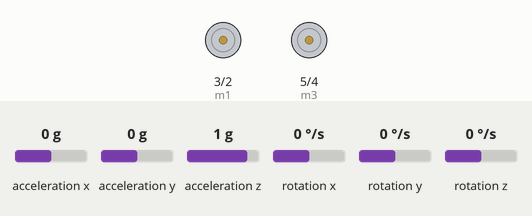
Simulated run of this sketch. Board: Arduino Uno, built with avr-gcc and run on an emulated ATmega328P. Parts: motor-driver pin pairs drawn as motors (green arrow = first pin HIGH = forward, orange = second pin HIGH = backward, longer = more drive, scaled by the enable pin). Inputs (shaded band) come from the test bench; at power-on: rotation y 0 °/s, acceleration x 0 g, acceleration y 0 g, acceleration z 1 g, rotation x 0 °/s, rotation z 0 °/s. What the sketch prints to the serial monitor is not drawn.

Above: at 1.2 s.
1.3 s: rotation y set to 7 °/s
At 3.0 s:
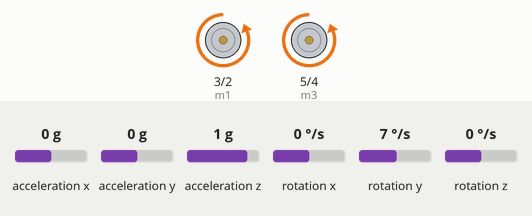
3.7 s: rotation y set to -192 °/s
At 5.0 s:
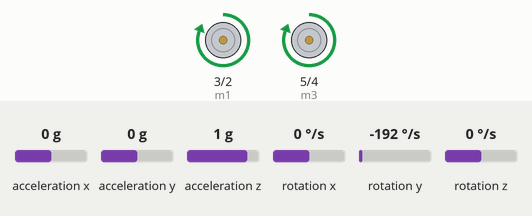
5.3 s: rotation y set to 192 °/s
At 6.79 s:
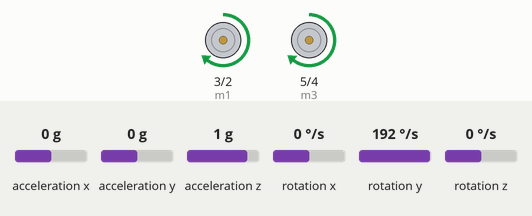
Timing chart, 0 to 8.3 s (numbered marks = the images above; inputs shaded):
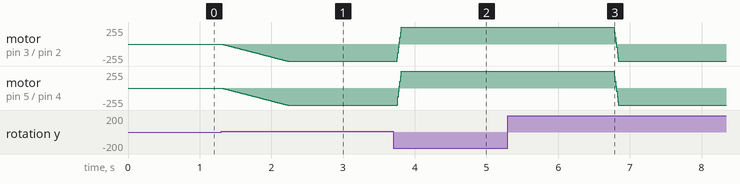

Measured:
- after the input at 1.3 s, motor on pin 3 (m1) / pin 2 (m2), motor on pin 5 (m3) / pin 4 (m4): moves from stopped to backward 255/255 over 0.92 s, starting at once
- after the input at 3.7 s, motor on pin 3 (m1) / pin 2 (m2), motor on pin 5 (m3) / pin 4 (m4): backward 255/255 → forward 255/255 after 0.06 s
- after the input at 5.3 s, motor on pin 3 (m1) / pin 2 (m2), motor on pin 5 (m3) / pin 4 (m4): forward 255/255 → backward 255/255 after 1.5 s

The sketch:

motors.ino
```cpp
#define m1 3
#define m2 2
#define m3 5
#define m4 4
#define pwm1 10
#define pwm2 11
#include <Wire.h>
#include <MPU6050.h>
//%%%%%%%%%%%%%%%%%%%%%%%%%%%%%%%%%%%%%%%%%%%%%%%%%%%%%%%%%%%%%%%%%%%%%%%%%%%%%%%%%%%%%%%%%%%%%
MPU6050 mpu;
float e;
unsigned long timer = 0;
float timeStep = 0.01;
float pitch = 0;
//%%%%%%%%%%%%%%%%%%%%%%%%%%%%%%%%%%%%%%%%%%%%%%%%%%%%%%%%%%%%%%%%%%%%%%%%%%%%%%%%%%%%%%%%%%%%%
void setup() {
Serial.begin(115200);
//%%%%%%%%%%%%%%%%%%%%%%%%%%%%%%%%%%%%%%%%%%%%%%%%%%%%%%%%%%%%%%%%%%%%%%%%%%%%%%%%%%%%%%%%%%%%%
pinMode(m1,OUTPUT);
pinMode(m2,OUTPUT);
pinMode(m3,OUTPUT);
pinMode(m4,OUTPUT);
pinMode(pwm1,OUTPUT);
pinMode(pwm2,OUTPUT);
//%%%%%%%%%%%%%%%%%%%%%%%%%%%%%%%%%%%%%%%%%%%%%%%%%%%%%%%%%%%%%%%%%%%%%%%%%%%%%%%%%%%%%%%%%%%%%
  while(!mpu.begin(MPU6050_SCALE_2000DPS, MPU6050_RANGE_2G)){
    Serial.println("Could not find a valid MPU6050 sensor, check wiring!");
    delay(500);
  }
//%%%%%%%%%%%%%%%%%%%%%%%%%%%%%%%%%%%%%%%%%%%%%%%%%%%%%%%%%%%%%%%%%%%%%%%%%%%%%%%%%%%%%%%%%%%%%
  mpu.calibrateGyro();
  mpu.setThreshold(3);
}
//%%%%%%%%%%%%%%%%%%%%%%%%%%%%%%%%%%%%%%%%%%%%%%%%%%%%%%%%%%%%%%%%%%%%%%%%%%%%%%%%%%%%%%%%%%%%%
void loop() {
timer = millis();
Vector norm = mpu.readNormalizeGyro();
 pitch = pitch + norm.YAxis * timeStep;
  e = 0 - pitch;
  float u =  40 * e;
  motor(u);
  Serial.println("pitch =");
  Serial.println(pitch);
  delay((timeStep*1000) - (millis() - timer));
}
//%%%%%%%%%%%%%%%%%%%%%%%%%%%%%%%%%%%%%%%%%%%%%%%%%%%%%%%%%%%%%%%%%%%%%%%%%%%%%%%%%%%%%%%%%%%%%
void motor(float pwm){
  if(pwm > 255){
    pwm = 255;}
  if(pwm < (-255) ){
    pwm = (-255);}
    if(pwm > 255){
    pwm = 255;}
  if(pwm < (-255) ){
    pwm = (-255);}
   if(pwm > 0){
    digitalWrite(m1,HIGH);
    digitalWrite(m2,LOW);
    digitalWrite(m3,HIGH);
    digitalWrite(m4,LOW);
    analogWrite(pwm1,pwm);
    analogWrite(pwm2,pwm);
    Serial.println(pwm);
    } else if(pwm < 0){
    pwm = pwm *(-1);
    digitalWrite(m1,LOW);
    digitalWrite(m2,HIGH);
    digitalWrite(m3,LOW);
    digitalWrite(m4,HIGH);
    analogWrite(pwm1,pwm);
    analogWrite(pwm2,pwm);
    Serial.println(pwm);
    } else if(pwm == 0){
    digitalWrite(m1,LOW);
    digitalWrite(m2,LOW);
    digitalWrite(m3,LOW);
    digitalWrite(m4,LOW);
    analogWrite(pwm1,0);
    analogWrite(pwm2,0);
    Serial.println(pwm);
  }
}
```
